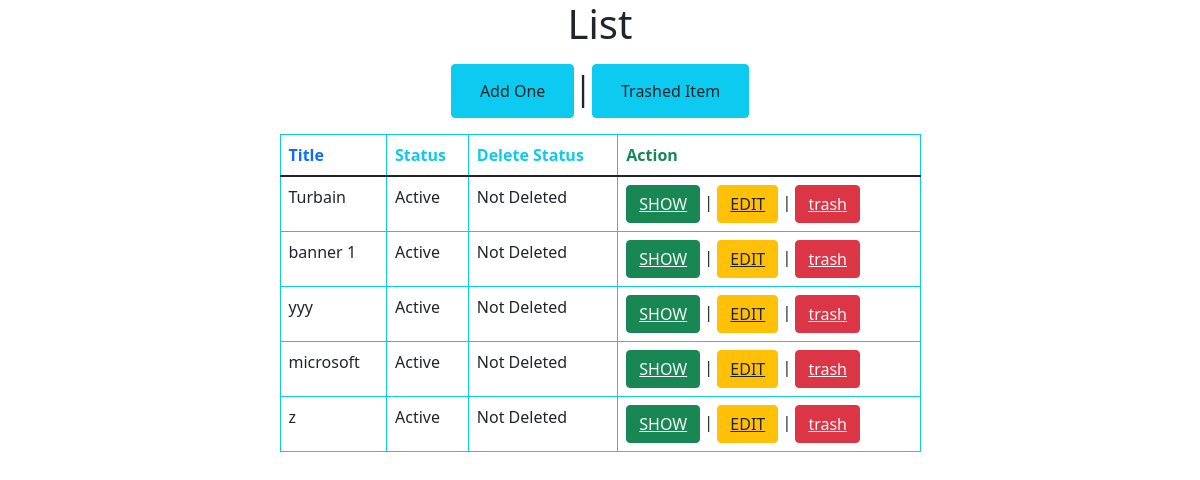
The page /admin/Banner/index.php on the database its author committed.
### tables this page shows
CREATE TABLE `banners` (
  `id` int(11) NOT NULL,
  `title` varchar(55) NOT NULL,
  `is_active` tinyint(4) NOT NULL DEFAULT '0',
  `is_deleted` tinyint(4) NOT NULL DEFAULT '0',
  `created_at` datetime NOT NULL DEFAULT CURRENT_TIMESTAMP,
  `modified_at` datetime NOT NULL DEFAULT CURRENT_TIMESTAMP,
  `picture` varchar(255) DEFAULT NULL
);

### src/Banner.php (called while the page is built, shortened)
<?php
class Banner
{
    public $conn=null;
    public function __construct()
    {
        $this->conn= new PDO("mysql:host=localhost;dbname=ecommerce", $username = "root", $password = "");
        $this->conn->setAttribute(PDO::ATTR_ERRMODE, PDO::ERRMODE_EXCEPTION);
    }
   public function index(){
    $query="SELECT * FROM `banners` WHERE is_deleted=0";
    $stmt=$this->conn->prepare($query);
    $result=$stmt->execute();
    $banners=$stmt->fetchAll();
    return $banners;
}
}

### admin/Banner/index.php (the view, shortened to what this page needs)
<?php
$_banner = new Banner;
$banners = $_banner->index();
?>
<!doctype html>
<html lang="en">
<head>
    <link href="https://cdn.jsdelivr.net/npm/bootstrap@5.1.3/dist/css/bootstrap.min.css" rel="stylesheet">
</head>
<body>
<div class="container">
    <div class="row justify-content-center">
        <div class="col-md-7">
            <h1 class="text-center">List</h1>
            <div class="my-3">
            <ul class="nav justify-content-center fs-2">
                <li class="nav-item">
                   <button class="btn btn-info"> <a class="nav-link text-dark" href="create.php" >Add One</a></button>
                </li>
                |
                <li class="nav-item">
                   <button type="button" class="btn btn-info"><a class="nav-link text-dark" href="trash_index.php">Trashed Item</a></button>
                </li>
            </ul>
            </div>
            <table class="table table-bordered border border-info">
                <thead>
                <tr>
                    <th scope="col" class="text-primary">Title</th>
                    <th scope="col" class="text-info">Status</th>
                    <th scope="col" class="text-info"> Delete Status</th>
                    <th scope="col" class="text-success">Action</th>
                </tr>
                </thead>
                <tbody>
                <?php
                if(count($banners)>0):
                foreach($banners as $banner):
                ?>
                <tr>
                    <td><?=$banner['title'];?></td>
                    <td><?=$banner['is_active']? 'Active':'Deactive';?></td>
                    <td><?=$banner['is_deleted']? 'Deleted':'Not Deleted';?></td>
                    <td>
                        <button class="btn btn-success"><a href="show.php?id=<?=$banner['id'];?>" class="text-light">SHOW</a></button>
                        |
                        <button class="btn btn-warning"><a href="edit.php?id=<?=$banner['id'];?>" class="text-dark">EDIT</a></button>
                        |
                    <button class="btn btn-danger"><a href="trash.php?id=<?=$banner['id'];?>" onclick="return confirm('Do you sure to trash?')" class="text-light">trash</a></button>
                    </td>
                </tr>
                   <?php
                   endforeach;
                   else:
                   ?>
                <tr>
                    <td colspan="2">No Banner is available.<a href="create.php">Click here to add One</a></td>
                </tr>
                <?php
                endif;
                ?>
                </tbody>
            </table>
        </div>
    </div>
</div>
</body>
</html>

### rows shown on the page
banners: title "Turbain", is_active "Active", is_deleted "Not Deleted"
banners: title "banner 1", is_active "Active", is_deleted "Not Deleted"
banners: title "yyy", is_active "Active", is_deleted "Not Deleted"
banners: title "microsoft", is_active "Active", is_deleted "Not Deleted"
banners: title "z", is_active "Active", is_deleted "Not Deleted"
